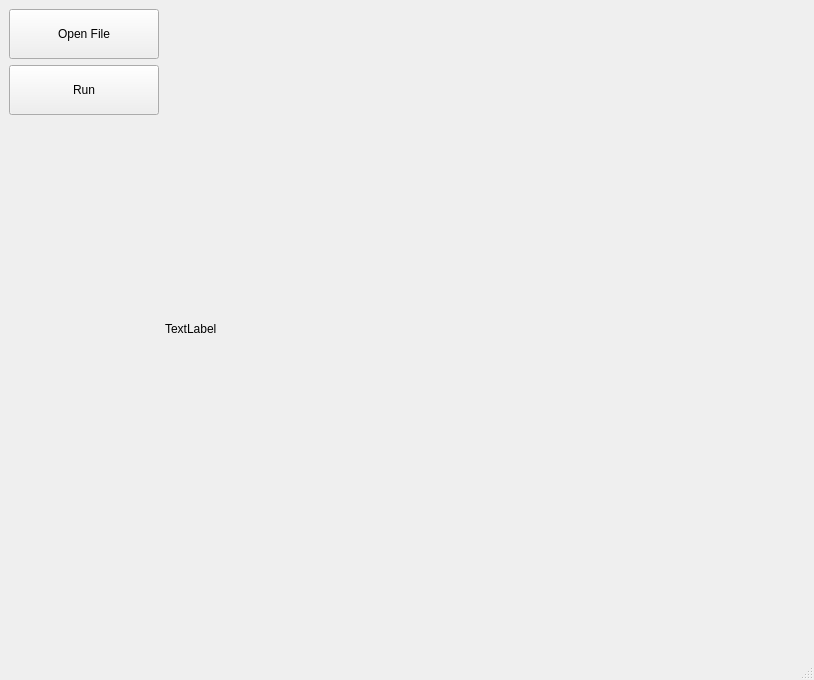
<?xml version="1.0" encoding="UTF-8"?>
<ui version="4.0">
 <class>MainWindow</class>
 <widget class="QMainWindow" name="MainWindow">
  <property name="geometry">
   <rect>
    <x>0</x>
    <y>0</y>
    <width>814</width>
    <height>679</height>
   </rect>
  </property>
  <property name="windowTitle">
   <string>MainWindow</string>
  </property>
  <widget class="QWidget" name="centralwidget">
   <layout class="QGridLayout" name="gridLayout">
    <item row="2" column="1">
     <spacer name="verticalSpacer">
      <property name="orientation">
       <enum>Qt::Vertical</enum>
      </property>
      <property name="sizeHint" stdset="0">
       <size>
        <width>20</width>
        <height>40</height>
       </size>
      </property>
     </spacer>
    </item>
    <item row="0" column="1">
     <widget class="QPushButton" name="openFile">
      <property name="minimumSize">
       <size>
        <width>150</width>
        <height>50</height>
       </size>
      </property>
      <property name="text">
       <string>Open File</string>
      </property>
     </widget>
    </item>
    <item row="1" column="1">
     <widget class="QPushButton" name="runTest">
      <property name="minimumSize">
       <size>
        <width>0</width>
        <height>50</height>
       </size>
      </property>
      <property name="text">
       <string>Run</string>
      </property>
     </widget>
    </item>
    <item row="0" column="2" rowspan="3">
     <widget class="QLabel" name="viewImage">
      <property name="minimumSize">
       <size>
        <width>640</width>
        <height>640</height>
       </size>
      </property>
      <property name="text">
       <string>TextLabel</string>
      </property>
     </widget>
    </item>
   </layout>
  </widget>
  <widget class="QStatusBar" name="statusbar"/>
 </widget>
 <resources/>
 <connections/>
</ui>
